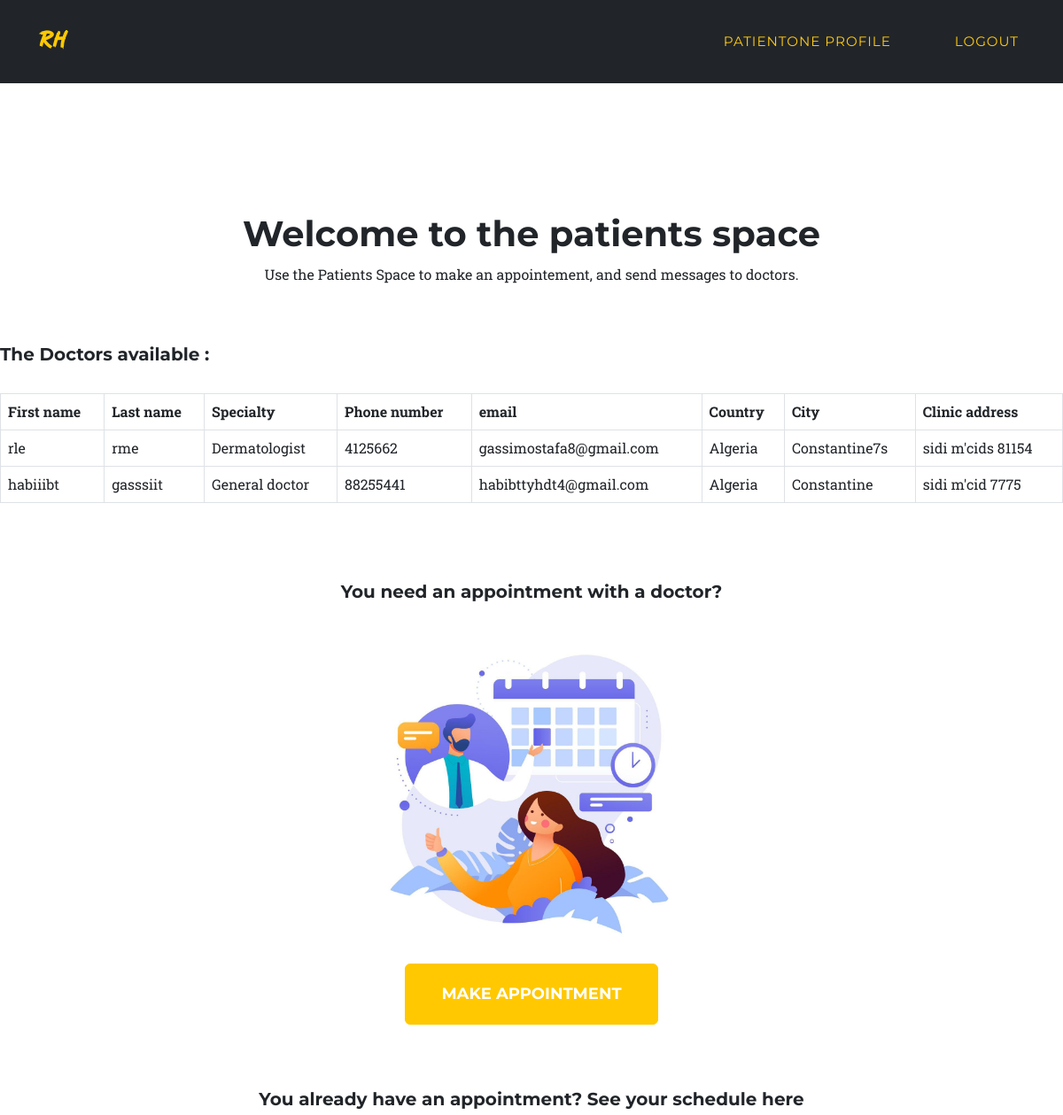
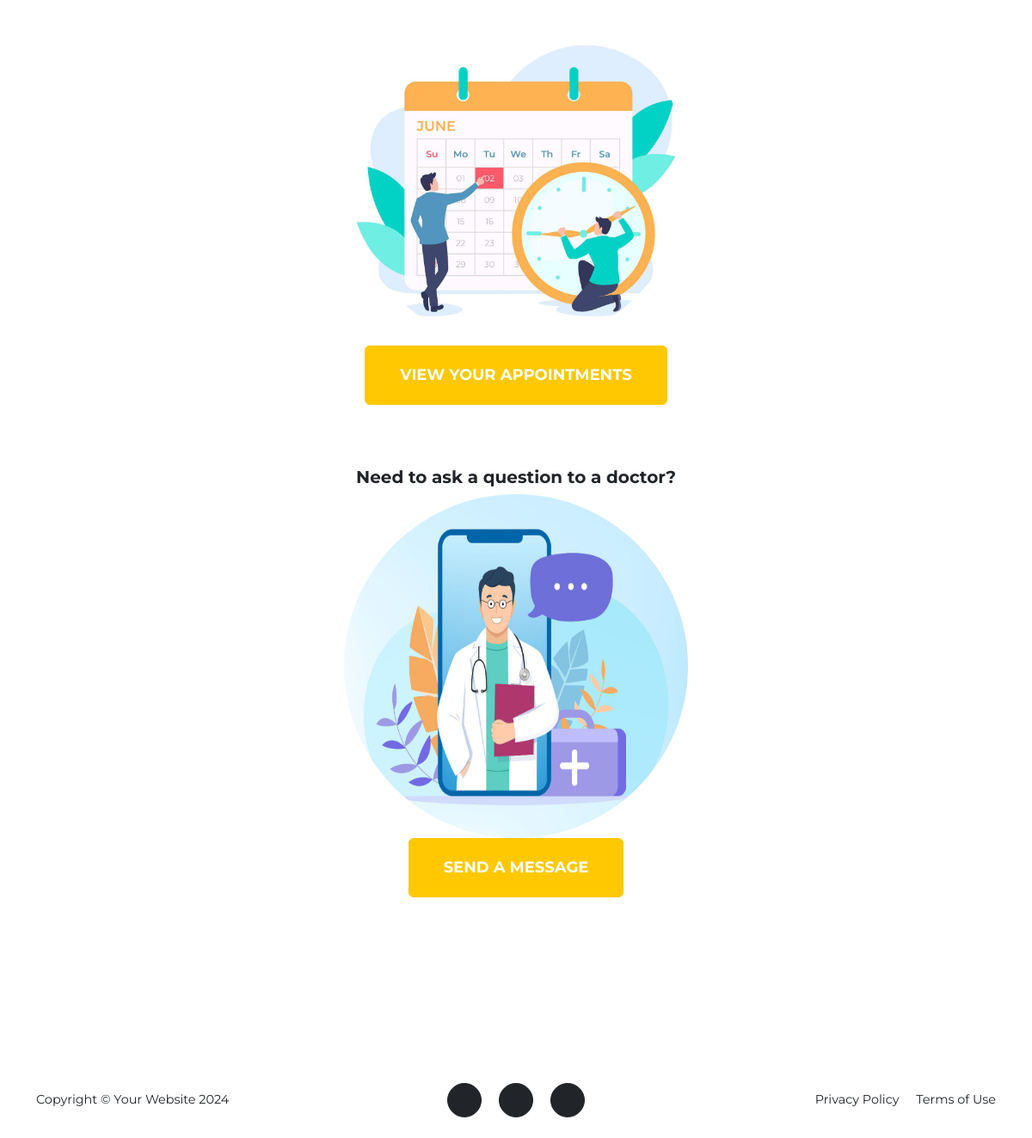
The app's page /patients/ (signed in) with its own data (2 pictures, top to bottom).
### base/models.py (models this page shows, shortened)
class Doctor(models.Model):
    SPECIALTY = (
        ('General doctor', 'General doctor'),
        ('Medical Geneticist', 'Medical Geneticist'),
        ('Rheumatologist','Rheumatologist'),
        ('Neurologist','Neurologist'),
        ('Endocrinologist','Endocrinologist'),
        ('Hematologist','Hematologist'),
        ('Infectious Disease Specialist','Infectious Disease Specialist'),
        ('Immunologist','Immunologist'),
        ('Pulmonologist','Pulmonologist'),
        ('Cardiologist','Cardiologist'),
        ('Dermatologist','Dermatologist'),
        ('Ophthalmologist','Ophthalmologist'),
    )
    STATUS_CHOICES = (
        ('pending', 'Pending'),
        ('approved', 'Approved'),
        ('rejected', 'Rejected'),
    )
    status = models.CharField(max_length=10, choices=STATUS_CHOICES, default='pending')
    user = models.OneToOneField(User, null=True, on_delete=models.CASCADE)
    first_name = models.CharField(max_length=50, null=True)
    last_name = models.CharField(max_length=50, null=True)
    specialty = models.CharField(max_length=200, null=True, choices=SPECIALTY)
    approval_number = models.CharField(max_length=50, null=True)
    phone = models.CharField(max_length=20, null=True)
    email = models.CharField(max_length=200, null=True)
    country = models.CharField(max_length=50, null=True)
    city = models.CharField(max_length=50, null=True)
    work_address = models.CharField(max_length=200, null=True)
    date_created = models.DateTimeField(auto_now_add=True, null=True)
    patient = models.ForeignKey(Patient, null=True, on_delete= models.SET_NULL)

### base/decorators.py (the view)
    def _wrapped_view_func(request, *args, **kwargs):
        if request.user.is_authenticated and (hasattr(request.user, 'patient') or request.user.is_superuser):
            return view_func(request, *args, **kwargs)
        else:
            return redirect('home')

### base/views.py (called while the page is built)
@login_required(login_url='login')
@patient_required
def patients_view(request):
    doc = Doctor.objects.all()
    d = {'doc': doc}
    return render(request, 'patients.html', d)

### base/templates/patients.html (shortened to what this page needs)
{% load static %}
<!DOCTYPE html>
<html lang="en">
    <head>
        <link href="{% static 'css/styles.css' %}" rel="stylesheet" />
        <link href="{% static 'css/sec_styles.css' %}" rel="stylesheet" />
    </head>
    <body id="page-top">
        <nav class="navbar navbar-expand-lg navbar-dark fixed-top" id="mainNav">
            <div class="container">
                <a class="navbar-brand" href="/">RH</a>
                <div class="collapse navbar-collapse" id="navbarResponsive">
                    <ul class="navbar-nav text-uppercase ms-auto py-4 py-lg-0">
                        <li class="nav-item"><a class="nav-link" href="#profile" style="color: #ffc914; margin-right: 40px;">{{request.user}} Profile</a></li>
                        <li class="nav-item">
                            <a id="logout-link" class="nav-link" href="#" style="color: #ffc914;">Logout</a>
                        </li>
                    </ul>
                </div>
            </div>
        </nav>
        <br>
        <br>
        <br>
        <br>
        <section>
            <nav class="text-center">
                <h1>Welcome to the patients space</h1>
            </nav>
            <p class="text-center">Use the Patients Space to make an appointement, and send messages to doctors.</p>
            <br>
            <br>
            <div>
                <h5>The Doctors available :</h5>
                <br>
                <table class="table table-bordered">
                    <thead>
                        <tr>
                            <th>First name</th>
                            <th>Last name</th>
                            <th>Specialty</th>
                            <th>Phone number</th>
                            <th>email</th>
                            <th>Country</th>
                            <th>City</th>
                            <th>Clinic address</th>
                        </tr>
                    </thead>
                    <tbody>
                        {% for i in doc %}
                        <tr>
                            <td>{{i.first_name}}</td>
                            <td>{{i.last_name}}</td>
                            <td>{{i.specialty}}</td>
                            <td>{{i.phone}}</td>
                            <td>{{i.email}}</td>
                            <td>{{i.country}}</td>
                            <td>{{i.city}}</td>
                            <td>{{i.work_address}}</td>
                        </tr>
                        {% endfor %}
                    </tbody>
                </table>
            </div>
            <br>
            <br>
            <br>
            <div class="text-center">
                <h5>You need an appointment with a doctor?</h5>
                <div class="timeline-image">
                    <img class="rounded-circle img-fluid" src="/static/images/patappoi.jpg" alt="..." />
                </div>
                <button class="btn btn-primary btn-xl text-uppercase" onclick="window.location.href='/add_appointment'" style="position: center;" type="button">
                    Make appointment
                </button>
            </div>
            <br>
            <br>
            <br>
            <div class="text-center">
                <h5>You already have an appointment? See your schedule here</h5>
                <div class="timeline-image">
                    <img class="rounded-circle img-fluid" src="/static/images/seepatappoi.jpg" alt="..." />
                </div>
                <button class="btn btn-primary btn-xl text-uppercase" onclick="window.location.href='/view_appointment'" style="position: center;" type="button">
                    View your appointments
                </button>
            </div>
            <br>
            <br>
            <br>
            <div class="text-center">
                <h5>Need to ask a question to a doctor?</h5>
                <div class="timeline-image">
                    <img class="rounded-circle img-fluid" src="/static/images/msgtodoc.jpg" alt="..." />
                </div>
                <button class="btn btn-primary btn-xl text-uppercase" onclick="window.location.href='/patients_msg'" type="button">
                    Send a message
                </button>
            </div>
        </section>
        <br>
        <br>
        <footer class="footer py-4">
            <div class="container">
                <div class="row align-items-center">
                    <div class="col-lg-4 text-lg-start">Copyright &copy; Your Website 2024</div>
                    <div class="col-lg-4 my-3 my-lg-0">
                        <a class="btn btn-dark btn-social mx-2" href="#!" aria-label="Twitter"></a>
                        <a class="btn btn-dark btn-social mx-2" href="#!" aria-label="Facebook"></a>
                        <a class="btn btn-dark btn-social mx-2" href="#!" aria-label="LinkedIn"></a>
                    </div>
                    <div class="col-lg-4 text-lg-end">
                        <a class="link-dark text-decoration-none me-3" href="#!">Privacy Policy</a>
                        <a class="link-dark text-decoration-none" href="#!">Terms of Use</a>
                    </div>
                </div>
            </div>
        </footer>
    </body>
</html>

### base/templates/patients.html (style rules this page uses)
.timeline-image { display: flex; justify-content: center; align-items: center; }
.timeline-image img { width: 400px; height: 400px; margin: auto; }

### records on screen
Doctor: first_name "rle", last_name "rme", specialty "Dermatologist", phone "4125662", email "gassimostafa8@gmail.com", country "Algeria", city "Constantine7s", work_address "sidi m'cids 81154"
Doctor: first_name "habiiibt", last_name "gasssiit", specialty "General doctor", phone "88255441", email "habibttyhdt4@gmail.com", country "Algeria", city "Constantine", work_address "sidi m'cid 7775"

### other values on screen
{{ request.user }} "PATIENTONE"
